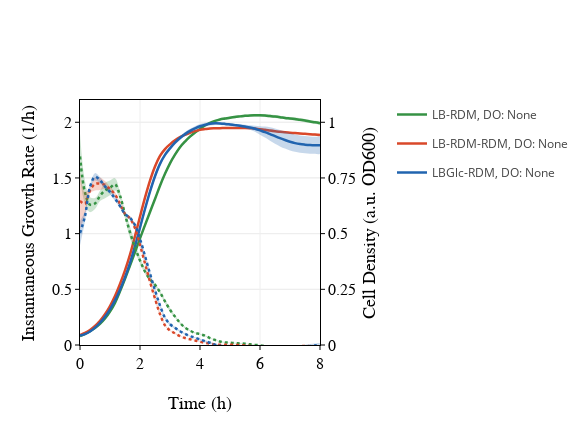
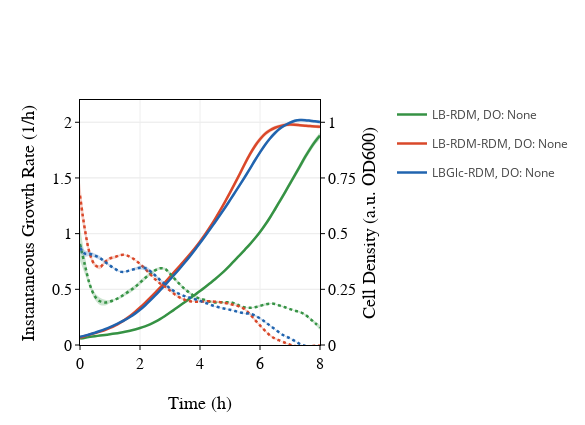
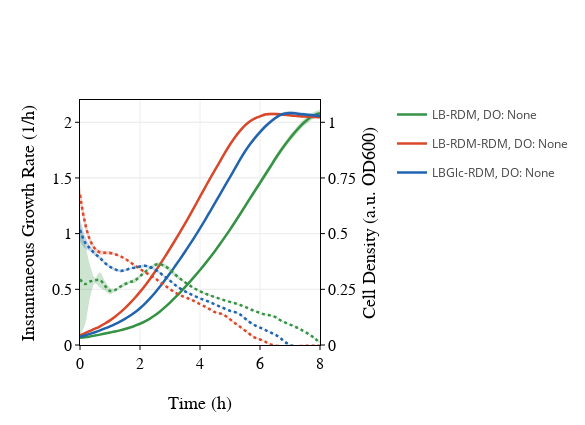
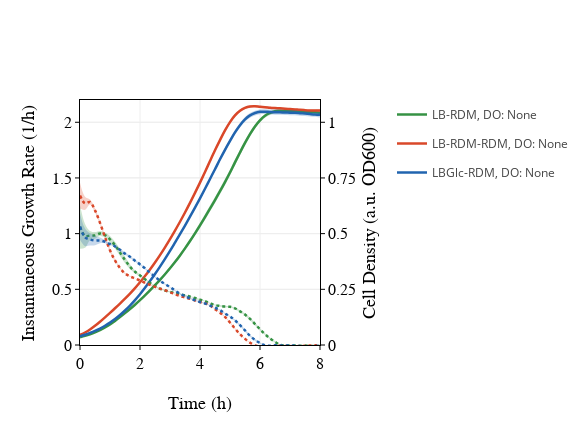

The cell these charts' notebook holds for them, in order:
### Markdown cell above
### Plot cell density and growth rates for different precultures ###

### Code cell
strain_list = ['WT', 'Δ(adh,pta)-D1', 'Δ(adh,pta)-D28', 'Δ(adh,pta)-D59']
pts_per_hour = 6
feature=None

layout = go.Layout(height=425, width=585, legend_x= 1.3,

                   xaxis=dict(title='Time (h)',
                              titlefont=dict(family='Myriad Pro', size=18, color='black'),
                              showline=True, linewidth=1, linecolor='black', mirror=True, side='bottom',
                              ticks='outside', ticklen=4, tickangle=0, nticks=8,
                              tickfont=dict(size=16, family='Myriad Pro', color='black'), tickcolor='black',
                              showgrid=True,zeroline=False,range=(0,8)),

                   yaxis2=dict(title='Cell Density (a.u. OD600)',
                              titlefont=dict(family='Myriad Pro', size=18, color='black'),
                              showline=True, linewidth=1, linecolor='black', mirror=True,
                              ticks='outside', ticklen=4, tickangle=0, range=(0,1.1), tickvals=(0,0.25,0.5,0.75,1,1.25),
                              tickfont=dict(family='Myriad Pro',size=16, color='black'), tickcolor='black', 
                              showgrid=True,zeroline=False,anchor='x',side='right'),
                  
                  yaxis=dict(title='Instantaneous Growth Rate (1/h)',
                            titlefont=dict(family='Myriad Pro', size=18, color='black'),

                              anchor='x', side='left', showgrid=True, zeroline=False,
                            tickfont=dict(family='Myriad Pro',size=16, color='black'), tickcolor='black', 

                              range=(0, 2.2),showline=True, linewidth=1, linecolor='black', mirror=True,
                              ticks='outside', ticklen=4, tickangle=0, overlaying='y2'))


for strain in strain_list: 

    rep_list = [replicate for replicate in expt.replicate_trials if
                str(replicate.trial_identifier.strain.parent) == strain]

    rep_list = sorted(rep_list, key=lambda rep: str(rep.trial_identifier))

    tracelist = growth_plot(replicate_trials=rep_list,
                                    pts_per_hour=pts_per_hour,
                                    plot_start=0, plot_end=49)
    if tracelist:
        fig = go.Figure(data=tracelist, layout=layout)
        plot(fig)
        #pio.write_image(fig,"Figures/si_fig_4_"+strain+".svg",format='svg')
